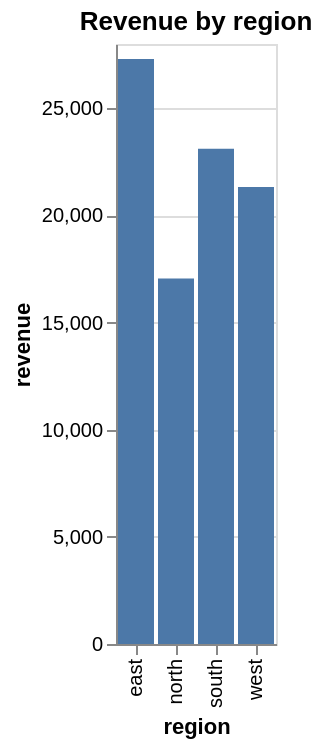

Vega-Lite specification for this chart:
### Vega-Lite specification from a JSON file in a GitHub repository (floating-point values rounded to 4 significant figures)
{"title": "Revenue by region", "mark": "bar", "encoding": {"x": {"field": "region", "type": "nominal"}, "y": {"field": "revenue", "type": "quantitative"}}, "data": {"values": [{"region": "east", "revenue": 27300.0}, {"region": "south", "revenue": 23111}, {"region": "west", "revenue": 21320.0}, {"region": "north", "revenue": 17051}]}}
